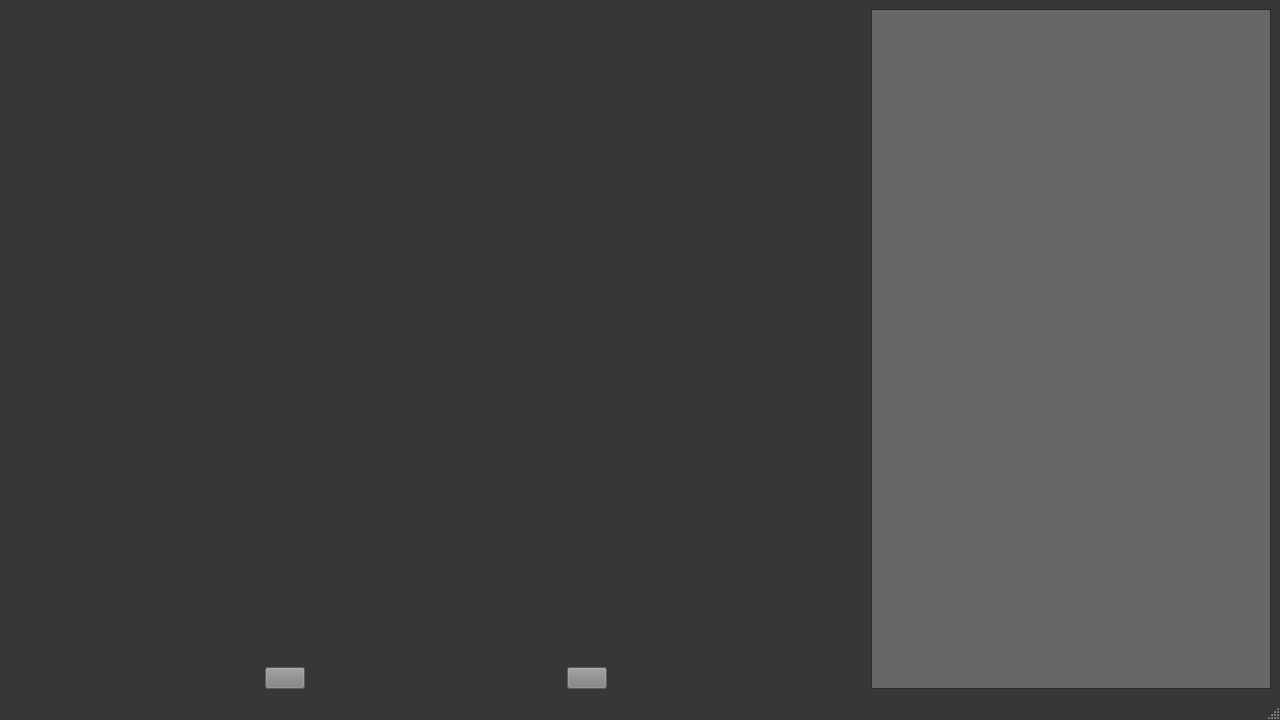
<?xml version="1.0" encoding="UTF-8"?>
<ui version="4.0">
 <class>MainWindow</class>
 <widget class="QMainWindow" name="MainWindow">
  <property name="windowModality">
   <enum>Qt::NonModal</enum>
  </property>
  <property name="geometry">
   <rect>
    <x>0</x>
    <y>0</y>
    <width>1280</width>
    <height>720</height>
   </rect>
  </property>
  <property name="minimumSize">
   <size>
    <width>888</width>
    <height>500</height>
   </size>
  </property>
  <property name="maximumSize">
   <size>
    <width>1920</width>
    <height>1080</height>
   </size>
  </property>
  <property name="baseSize">
   <size>
    <width>0</width>
    <height>0</height>
   </size>
  </property>
  <property name="palette">
   <palette>
    <active>
     <colorrole role="WindowText">
      <brush brushstyle="SolidPattern">
       <color alpha="255">
        <red>255</red>
        <green>255</green>
        <blue>255</blue>
       </color>
      </brush>
     </colorrole>
     <colorrole role="Button">
      <brush brushstyle="SolidPattern">
       <color alpha="255">
        <red>55</red>
        <green>55</green>
        <blue>55</blue>
       </color>
      </brush>
     </colorrole>
     <colorrole role="Light">
      <brush brushstyle="SolidPattern">
       <color alpha="255">
        <red>82</red>
        <green>82</green>
        <blue>82</blue>
       </color>
      </brush>
     </colorrole>
     <colorrole role="Midlight">
      <brush brushstyle="SolidPattern">
       <color alpha="255">
        <red>68</red>
        <green>68</green>
        <blue>68</blue>
       </color>
      </brush>
     </colorrole>
     <colorrole role="Dark">
      <brush brushstyle="SolidPattern">
       <color alpha="255">
        <red>27</red>
        <green>27</green>
        <blue>27</blue>
       </color>
      </brush>
     </colorrole>
     <colorrole role="Mid">
      <brush brushstyle="SolidPattern">
       <color alpha="255">
        <red>36</red>
        <green>36</green>
        <blue>36</blue>
       </color>
      </brush>
     </colorrole>
     <colorrole role="Text">
      <brush brushstyle="SolidPattern">
       <color alpha="255">
        <red>255</red>
        <green>255</green>
        <blue>255</blue>
       </color>
      </brush>
     </colorrole>
     <colorrole role="BrightText">
      <brush brushstyle="SolidPattern">
       <color alpha="255">
        <red>255</red>
        <green>255</green>
        <blue>255</blue>
       </color>
      </brush>
     </colorrole>
     <colorrole role="ButtonText">
      <brush brushstyle="SolidPattern">
       <color alpha="255">
        <red>255</red>
        <green>255</green>
        <blue>255</blue>
       </color>
      </brush>
     </colorrole>
     <colorrole role="Base">
      <brush brushstyle="SolidPattern">
       <color alpha="255">
        <red>0</red>
        <green>0</green>
        <blue>0</blue>
       </color>
      </brush>
     </colorrole>
     <colorrole role="Window">
      <brush brushstyle="SolidPattern">
       <color alpha="255">
        <red>55</red>
        <green>55</green>
        <blue>55</blue>
       </color>
      </brush>
     </colorrole>
     <colorrole role="Shadow">
      <brush brushstyle="SolidPattern">
       <color alpha="255">
        <red>0</red>
        <green>0</green>
        <blue>0</blue>
       </color>
      </brush>
     </colorrole>
     <colorrole role="AlternateBase">
      <brush brushstyle="SolidPattern">
       <color alpha="255">
        <red>27</red>
        <green>27</green>
        <blue>27</blue>
       </color>
      </brush>
     </colorrole>
     <colorrole role="NoRole">
      <brush brushstyle="SolidPattern">
       <color alpha="255">
        <red>0</red>
        <green>28</green>
        <blue>42</blue>
       </color>
      </brush>
     </colorrole>
     <colorrole role="ToolTipBase">
      <brush brushstyle="SolidPattern">
       <color alpha="255">
        <red>255</red>
        <green>255</green>
        <blue>220</blue>
       </color>
      </brush>
     </colorrole>
     <colorrole role="ToolTipText">
      <brush brushstyle="SolidPattern">
       <color alpha="255">
        <red>0</red>
        <green>0</green>
        <blue>0</blue>
       </color>
      </brush>
     </colorrole>
    </active>
    <inactive>
     <colorrole role="WindowText">
      <brush brushstyle="SolidPattern">
       <color alpha="255">
        <red>255</red>
        <green>255</green>
        <blue>255</blue>
       </color>
      </brush>
     </colorrole>
     <colorrole role="Button">
      <brush brushstyle="SolidPattern">
       <color alpha="255">
        <red>55</red>
        <green>55</green>
        <blue>55</blue>
       </color>
      </brush>
     </colorrole>
     <colorrole role="Light">
      <brush brushstyle="SolidPattern">
       <color alpha="255">
        <red>82</red>
        <green>82</green>
        <blue>82</blue>
       </color>
      </brush>
     </colorrole>
     <colorrole role="Midlight">
      <brush brushstyle="SolidPattern">
       <color alpha="255">
        <red>68</red>
        <green>68</green>
        <blue>68</blue>
       </color>
      </brush>
     </colorrole>
     <colorrole role="Dark">
      <brush brushstyle="SolidPattern">
       <color alpha="255">
        <red>27</red>
        <green>27</green>
        <blue>27</blue>
       </color>
      </brush>
     </colorrole>
     <colorrole role="Mid">
      <brush brushstyle="SolidPattern">
       <color alpha="255">
        <red>36</red>
        <green>36</green>
        <blue>36</blue>
       </color>
      </brush>
     </colorrole>
     <colorrole role="Text">
      <brush brushstyle="SolidPattern">
       <color alpha="255">
        <red>255</red>
        <green>255</green>
        <blue>255</blue>
       </color>
      </brush>
     </colorrole>
     <colorrole role="BrightText">
      <brush brushstyle="SolidPattern">
       <color alpha="255">
        <red>255</red>
        <green>255</green>
        <blue>255</blue>
       </color>
      </brush>
     </colorrole>
     <colorrole role="ButtonText">
      <brush brushstyle="SolidPattern">
       <color alpha="255">
        <red>255</red>
        <green>255</green>
        <blue>255</blue>
       </color>
      </brush>
     </colorrole>
     <colorrole role="Base">
      <brush brushstyle="SolidPattern">
       <color alpha="255">
        <red>0</red>
        <green>0</green>
        <blue>0</blue>
       </color>
      </brush>
     </colorrole>
     <colorrole role="Window">
      <brush brushstyle="SolidPattern">
       <color alpha="255">
        <red>55</red>
        <green>55</green>
        <blue>55</blue>
       </color>
      </brush>
     </colorrole>
     <colorrole role="Shadow">
      <brush brushstyle="SolidPattern">
       <color alpha="255">
        <red>0</red>
        <green>0</green>
        <blue>0</blue>
       </color>
      </brush>
     </colorrole>
     <colorrole role="AlternateBase">
      <brush brushstyle="SolidPattern">
       <color alpha="255">
        <red>27</red>
        <green>27</green>
        <blue>27</blue>
       </color>
      </brush>
     </colorrole>
     <colorrole role="NoRole">
      <brush brushstyle="SolidPattern">
       <color alpha="255">
        <red>42</red>
        <green>42</green>
        <blue>42</blue>
       </color>
      </brush>
     </colorrole>
     <colorrole role="ToolTipBase">
      <brush brushstyle="SolidPattern">
       <color alpha="255">
        <red>255</red>
        <green>255</green>
        <blue>220</blue>
       </color>
      </brush>
     </colorrole>
     <colorrole role="ToolTipText">
      <brush brushstyle="SolidPattern">
       <color alpha="255">
        <red>0</red>
        <green>0</green>
        <blue>0</blue>
       </color>
      </brush>
     </colorrole>
    </inactive>
    <disabled>
     <colorrole role="WindowText">
      <brush brushstyle="SolidPattern">
       <color alpha="255">
        <red>27</red>
        <green>27</green>
        <blue>27</blue>
       </color>
      </brush>
     </colorrole>
     <colorrole role="Button">
      <brush brushstyle="SolidPattern">
       <color alpha="255">
        <red>55</red>
        <green>55</green>
        <blue>55</blue>
       </color>
      </brush>
     </colorrole>
     <colorrole role="Light">
      <brush brushstyle="SolidPattern">
       <color alpha="255">
        <red>82</red>
        <green>82</green>
        <blue>82</blue>
       </color>
      </brush>
     </colorrole>
     <colorrole role="Midlight">
      <brush brushstyle="SolidPattern">
       <color alpha="255">
        <red>68</red>
        <green>68</green>
        <blue>68</blue>
       </color>
      </brush>
     </colorrole>
     <colorrole role="Dark">
      <brush brushstyle="SolidPattern">
       <color alpha="255">
        <red>27</red>
        <green>27</green>
        <blue>27</blue>
       </color>
      </brush>
     </colorrole>
     <colorrole role="Mid">
      <brush brushstyle="SolidPattern">
       <color alpha="255">
        <red>36</red>
        <green>36</green>
        <blue>36</blue>
       </color>
      </brush>
     </colorrole>
     <colorrole role="Text">
      <brush brushstyle="SolidPattern">
       <color alpha="255">
        <red>27</red>
        <green>27</green>
        <blue>27</blue>
       </color>
      </brush>
     </colorrole>
     <colorrole role="BrightText">
      <brush brushstyle="SolidPattern">
       <color alpha="255">
        <red>255</red>
        <green>255</green>
        <blue>255</blue>
       </color>
      </brush>
     </colorrole>
     <colorrole role="ButtonText">
      <brush brushstyle="SolidPattern">
       <color alpha="255">
        <red>27</red>
        <green>27</green>
        <blue>27</blue>
       </color>
      </brush>
     </colorrole>
     <colorrole role="Base">
      <brush brushstyle="SolidPattern">
       <color alpha="255">
        <red>55</red>
        <green>55</green>
        <blue>55</blue>
       </color>
      </brush>
     </colorrole>
     <colorrole role="Window">
      <brush brushstyle="SolidPattern">
       <color alpha="255">
        <red>55</red>
        <green>55</green>
        <blue>55</blue>
       </color>
      </brush>
     </colorrole>
     <colorrole role="Shadow">
      <brush brushstyle="SolidPattern">
       <color alpha="255">
        <red>0</red>
        <green>0</green>
        <blue>0</blue>
       </color>
      </brush>
     </colorrole>
     <colorrole role="AlternateBase">
      <brush brushstyle="SolidPattern">
       <color alpha="255">
        <red>55</red>
        <green>55</green>
        <blue>55</blue>
       </color>
      </brush>
     </colorrole>
     <colorrole role="NoRole">
      <brush brushstyle="SolidPattern">
       <color alpha="255">
        <red>0</red>
        <green>0</green>
        <blue>0</blue>
       </color>
      </brush>
     </colorrole>
     <colorrole role="ToolTipBase">
      <brush brushstyle="SolidPattern">
       <color alpha="255">
        <red>255</red>
        <green>255</green>
        <blue>220</blue>
       </color>
      </brush>
     </colorrole>
     <colorrole role="ToolTipText">
      <brush brushstyle="SolidPattern">
       <color alpha="255">
        <red>0</red>
        <green>0</green>
        <blue>0</blue>
       </color>
      </brush>
     </colorrole>
    </disabled>
   </palette>
  </property>
  <property name="windowTitle">
   <string>EXIF Viewer</string>
  </property>
  <property name="toolButtonStyle">
   <enum>Qt::ToolButtonIconOnly</enum>
  </property>
  <widget class="QWidget" name="centralwidget">
   <property name="sizeIncrement">
    <size>
     <width>1</width>
     <height>10</height>
    </size>
   </property>
   <layout class="QHBoxLayout" name="horizontalLayout_3">
    <item>
     <layout class="QVBoxLayout" name="verticalLayout">
      <item>
       <widget class="Window" name="widget" native="true">
        <property name="sizePolicy">
         <sizepolicy hsizetype="Expanding" vsizetype="Expanding">
          <horstretch>0</horstretch>
          <verstretch>0</verstretch>
         </sizepolicy>
        </property>
        <property name="minimumSize">
         <size>
          <width>0</width>
          <height>0</height>
         </size>
        </property>
        <property name="maximumSize">
         <size>
          <width>1920</width>
          <height>1080</height>
         </size>
        </property>
        <property name="baseSize">
         <size>
          <width>0</width>
          <height>0</height>
         </size>
        </property>
        <property name="styleSheet">
         <string notr="true"/>
        </property>
       </widget>
      </item>
      <item>
       <layout class="QHBoxLayout" name="horizontalLayout">
        <property name="sizeConstraint">
         <enum>QLayout::SetFixedSize</enum>
        </property>
        <item>
         <widget class="QPushButton" name="pushButton">
          <property name="sizePolicy">
           <sizepolicy hsizetype="Fixed" vsizetype="Fixed">
            <horstretch>0</horstretch>
            <verstretch>0</verstretch>
           </sizepolicy>
          </property>
          <property name="palette">
           <palette>
            <active>
             <colorrole role="WindowText">
              <brush brushstyle="SolidPattern">
               <color alpha="255">
                <red>255</red>
                <green>255</green>
                <blue>255</blue>
               </color>
              </brush>
             </colorrole>
             <colorrole role="Button">
              <brush brushstyle="SolidPattern">
               <color alpha="255">
                <red>128</red>
                <green>128</green>
                <blue>128</blue>
               </color>
              </brush>
             </colorrole>
             <colorrole role="Light">
              <brush brushstyle="SolidPattern">
               <color alpha="255">
                <red>53</red>
                <green>53</green>
                <blue>53</blue>
               </color>
              </brush>
             </colorrole>
             <colorrole role="Text">
              <brush brushstyle="SolidPattern">
               <color alpha="255">
                <red>255</red>
                <green>255</green>
                <blue>255</blue>
               </color>
              </brush>
             </colorrole>
             <colorrole role="ButtonText">
              <brush brushstyle="SolidPattern">
               <color alpha="255">
                <red>255</red>
                <green>255</green>
                <blue>255</blue>
               </color>
              </brush>
             </colorrole>
             <colorrole role="Base">
              <brush brushstyle="SolidPattern">
               <color alpha="255">
                <red>128</red>
                <green>128</green>
                <blue>128</blue>
               </color>
              </brush>
             </colorrole>
             <colorrole role="Window">
              <brush brushstyle="SolidPattern">
               <color alpha="255">
                <red>128</red>
                <green>128</green>
                <blue>128</blue>
               </color>
              </brush>
             </colorrole>
            </active>
            <inactive>
             <colorrole role="WindowText">
              <brush brushstyle="SolidPattern">
               <color alpha="255">
                <red>255</red>
                <green>255</green>
                <blue>255</blue>
               </color>
              </brush>
             </colorrole>
             <colorrole role="Button">
              <brush brushstyle="SolidPattern">
               <color alpha="255">
                <red>128</red>
                <green>128</green>
                <blue>128</blue>
               </color>
              </brush>
             </colorrole>
             <colorrole role="Light">
              <brush brushstyle="SolidPattern">
               <color alpha="255">
                <red>53</red>
                <green>53</green>
                <blue>53</blue>
               </color>
              </brush>
             </colorrole>
             <colorrole role="Text">
              <brush brushstyle="SolidPattern">
               <color alpha="255">
                <red>255</red>
                <green>255</green>
                <blue>255</blue>
               </color>
              </brush>
             </colorrole>
             <colorrole role="ButtonText">
              <brush brushstyle="SolidPattern">
               <color alpha="255">
                <red>255</red>
                <green>255</green>
                <blue>255</blue>
               </color>
              </brush>
             </colorrole>
             <colorrole role="Base">
              <brush brushstyle="SolidPattern">
               <color alpha="255">
                <red>128</red>
                <green>128</green>
                <blue>128</blue>
               </color>
              </brush>
             </colorrole>
             <colorrole role="Window">
              <brush brushstyle="SolidPattern">
               <color alpha="255">
                <red>128</red>
                <green>128</green>
                <blue>128</blue>
               </color>
              </brush>
             </colorrole>
            </inactive>
            <disabled>
             <colorrole role="WindowText">
              <brush brushstyle="SolidPattern">
               <color alpha="255">
                <red>255</red>
                <green>255</green>
                <blue>255</blue>
               </color>
              </brush>
             </colorrole>
             <colorrole role="Button">
              <brush brushstyle="SolidPattern">
               <color alpha="255">
                <red>128</red>
                <green>128</green>
                <blue>128</blue>
               </color>
              </brush>
             </colorrole>
             <colorrole role="Light">
              <brush brushstyle="SolidPattern">
               <color alpha="255">
                <red>53</red>
                <green>53</green>
                <blue>53</blue>
               </color>
              </brush>
             </colorrole>
             <colorrole role="Text">
              <brush brushstyle="SolidPattern">
               <color alpha="255">
                <red>255</red>
                <green>255</green>
                <blue>255</blue>
               </color>
              </brush>
             </colorrole>
             <colorrole role="ButtonText">
              <brush brushstyle="SolidPattern">
               <color alpha="255">
                <red>255</red>
                <green>255</green>
                <blue>255</blue>
               </color>
              </brush>
             </colorrole>
             <colorrole role="Base">
              <brush brushstyle="SolidPattern">
               <color alpha="255">
                <red>128</red>
                <green>128</green>
                <blue>128</blue>
               </color>
              </brush>
             </colorrole>
             <colorrole role="Window">
              <brush brushstyle="SolidPattern">
               <color alpha="255">
                <red>128</red>
                <green>128</green>
                <blue>128</blue>
               </color>
              </brush>
             </colorrole>
            </disabled>
           </palette>
          </property>
          <property name="styleSheet">
           <string notr="true">background-color:gray; color:white;</string>
          </property>
          <property name="text">
           <string/>
          </property>
          <property name="icon">
           <iconset>
            <normaloff>Rotate-left-01.png</normaloff>Rotate-left-01.png</iconset>
          </property>
          <property name="iconSize">
           <size>
            <width>40</width>
            <height>40</height>
           </size>
          </property>
         </widget>
        </item>
        <item>
         <widget class="QPushButton" name="pushButton_3">
          <property name="sizePolicy">
           <sizepolicy hsizetype="Fixed" vsizetype="Fixed">
            <horstretch>0</horstretch>
            <verstretch>0</verstretch>
           </sizepolicy>
          </property>
          <property name="styleSheet">
           <string notr="true">background-color:gray; color:white;</string>
          </property>
          <property name="text">
           <string/>
          </property>
          <property name="icon">
           <iconset>
            <normaloff>Rotate-right-02.png</normaloff>Rotate-right-02.png</iconset>
          </property>
          <property name="iconSize">
           <size>
            <width>40</width>
            <height>40</height>
           </size>
          </property>
         </widget>
        </item>
       </layout>
      </item>
     </layout>
    </item>
    <item>
     <layout class="QHBoxLayout" name="horizontalLayout_2">
      <property name="sizeConstraint">
       <enum>QLayout::SetMinimumSize</enum>
      </property>
      <item>
       <widget class="QTableWidget" name="tableWidget">
        <property name="sizePolicy">
         <sizepolicy hsizetype="Expanding" vsizetype="Expanding">
          <horstretch>10</horstretch>
          <verstretch>0</verstretch>
         </sizepolicy>
        </property>
        <property name="maximumSize">
         <size>
          <width>400</width>
          <height>16777215</height>
         </size>
        </property>
        <property name="palette">
         <palette>
          <active>
           <colorrole role="WindowText">
            <brush brushstyle="SolidPattern">
             <color alpha="255">
              <red>255</red>
              <green>255</green>
              <blue>255</blue>
             </color>
            </brush>
           </colorrole>
           <colorrole role="Dark">
            <brush brushstyle="SolidPattern">
             <color alpha="255">
              <red>99</red>
              <green>99</green>
              <blue>99</blue>
             </color>
            </brush>
           </colorrole>
           <colorrole role="Text">
            <brush brushstyle="SolidPattern">
             <color alpha="255">
              <red>255</red>
              <green>255</green>
              <blue>255</blue>
             </color>
            </brush>
           </colorrole>
           <colorrole role="ButtonText">
            <brush brushstyle="SolidPattern">
             <color alpha="255">
              <red>255</red>
              <green>255</green>
              <blue>255</blue>
             </color>
            </brush>
           </colorrole>
           <colorrole role="Base">
            <brush brushstyle="SolidPattern">
             <color alpha="255">
              <red>103</red>
              <green>103</green>
              <blue>103</blue>
             </color>
            </brush>
           </colorrole>
          </active>
          <inactive>
           <colorrole role="WindowText">
            <brush brushstyle="SolidPattern">
             <color alpha="255">
              <red>255</red>
              <green>255</green>
              <blue>255</blue>
             </color>
            </brush>
           </colorrole>
           <colorrole role="Dark">
            <brush brushstyle="SolidPattern">
             <color alpha="255">
              <red>99</red>
              <green>99</green>
              <blue>99</blue>
             </color>
            </brush>
           </colorrole>
           <colorrole role="Text">
            <brush brushstyle="SolidPattern">
             <color alpha="255">
              <red>255</red>
              <green>255</green>
              <blue>255</blue>
             </color>
            </brush>
           </colorrole>
           <colorrole role="ButtonText">
            <brush brushstyle="SolidPattern">
             <color alpha="255">
              <red>255</red>
              <green>255</green>
              <blue>255</blue>
             </color>
            </brush>
           </colorrole>
           <colorrole role="Base">
            <brush brushstyle="SolidPattern">
             <color alpha="255">
              <red>103</red>
              <green>103</green>
              <blue>103</blue>
             </color>
            </brush>
           </colorrole>
          </inactive>
          <disabled>
           <colorrole role="WindowText">
            <brush brushstyle="SolidPattern">
             <color alpha="255">
              <red>99</red>
              <green>99</green>
              <blue>99</blue>
             </color>
            </brush>
           </colorrole>
           <colorrole role="Dark">
            <brush brushstyle="SolidPattern">
             <color alpha="255">
              <red>99</red>
              <green>99</green>
              <blue>99</blue>
             </color>
            </brush>
           </colorrole>
           <colorrole role="Text">
            <brush brushstyle="SolidPattern">
             <color alpha="255">
              <red>99</red>
              <green>99</green>
              <blue>99</blue>
             </color>
            </brush>
           </colorrole>
           <colorrole role="ButtonText">
            <brush brushstyle="SolidPattern">
             <color alpha="255">
              <red>99</red>
              <green>99</green>
              <blue>99</blue>
             </color>
            </brush>
           </colorrole>
           <colorrole role="Base">
            <brush brushstyle="SolidPattern">
             <color alpha="255">
              <red>55</red>
              <green>55</green>
              <blue>55</blue>
             </color>
            </brush>
           </colorrole>
          </disabled>
         </palette>
        </property>
        <property name="columnCount">
         <number>2</number>
        </property>
        <attribute name="horizontalHeaderVisible">
         <bool>false</bool>
        </attribute>
        <attribute name="horizontalHeaderCascadingSectionResizes">
         <bool>true</bool>
        </attribute>
        <attribute name="horizontalHeaderHighlightSections">
         <bool>false</bool>
        </attribute>
        <attribute name="verticalHeaderVisible">
         <bool>false</bool>
        </attribute>
        <attribute name="verticalHeaderCascadingSectionResizes">
         <bool>true</bool>
        </attribute>
        <column/>
        <column/>
       </widget>
      </item>
     </layout>
    </item>
   </layout>
  </widget>
  <widget class="QMenuBar" name="menubar">
   <property name="geometry">
    <rect>
     <x>0</x>
     <y>0</y>
     <width>1280</width>
     <height>31</height>
    </rect>
   </property>
  </widget>
  <widget class="QStatusBar" name="statusbar"/>
 </widget>
 <customwidgets>
  <customwidget>
   <class>Window</class>
   <extends>QWidget</extends>
   <header>model</header>
   <container>1</container>
  </customwidget>
 </customwidgets>
 <resources/>
 <connections/>
</ui>
